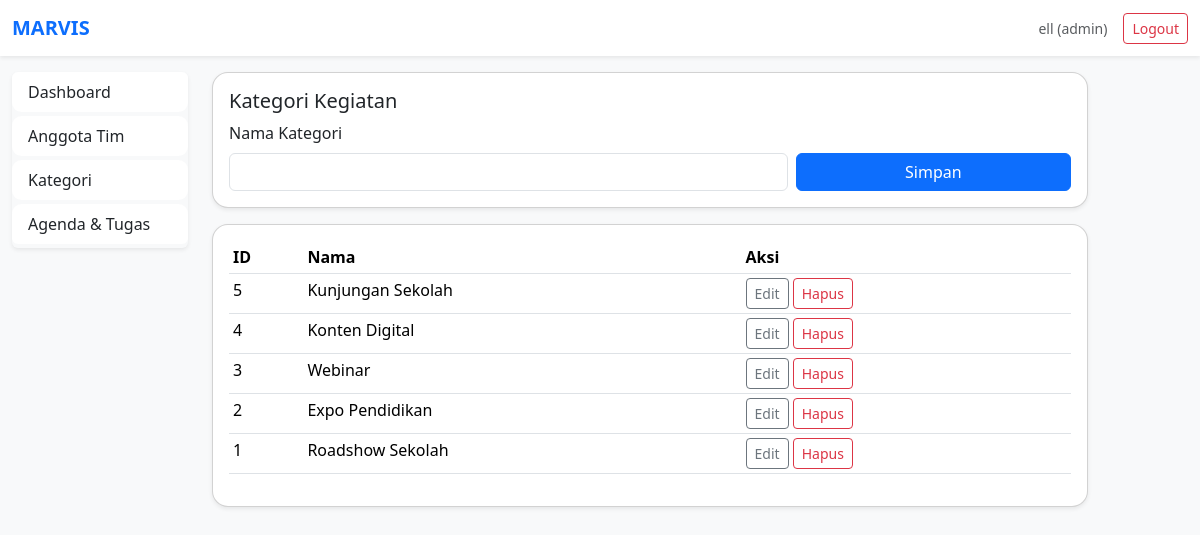
The page /public/admin/categories.php (signed in) on the database its author committed.
### tables this page shows
CREATE TABLE `users` (
  `id` int(11) NOT NULL,
  `name` varchar(100) NOT NULL,
  `email` varchar(150) NOT NULL,
  `password` varchar(255) NOT NULL,
  `role_id` int(11) NOT NULL,
  `contact` varchar(50) DEFAULT NULL,
  `unit` varchar(100) DEFAULT NULL,
  `created_at` timestamp NOT NULL DEFAULT current_timestamp()
);

CREATE TABLE `roles` (
  `id` int(11) NOT NULL,
  `name` varchar(20) DEFAULT NULL
);

CREATE TABLE `kategori_kegiatan` (
  `id` int(11) NOT NULL,
  `nama` varchar(100) NOT NULL
);

### includes/auth.php (called while the page is built, shortened)
<?php
require_once __DIR__.'/../config.php';
function current_user() {
    global $pdo;
    $st = $pdo->prepare("SELECT u.*, r.name AS role_name
                         FROM users u JOIN roles r ON r.id=u.role_id
                         WHERE u.id=?");
    $st->execute([$_SESSION['user_id']]);
    return $st->fetch(PDO::FETCH_ASSOC);
}
?>

### public/admin/categories.php (the view, shortened to what this page needs)
<?php
require_once __DIR__.'/../../includes/auth.php';
include __DIR__.'/../../includes/header.php';
include __DIR__.'/../../includes/nav_admin.php';
$data = $pdo->query("SELECT * FROM kategori_kegiatan ORDER BY id DESC")->fetchAll(PDO::FETCH_ASSOC);
?>
<div class="col-md-9">
  <div class="card shadow-sm p-3 mb-3">
    <h5>Kategori Kegiatan</h5>
    <form method="post" class="row g-2">
      <div class="col-md-8">
        <label class="form-label">Nama Kategori</label>
        <input class="form-control" name="nama" id="nama" required>
      </div>
      <div class="col-md-4 d-flex align-items-end">
        <button class="btn btn-primary w-100">Simpan</button>
      </div>
    </form>
  </div>
  <div class="card shadow-sm p-3">
    <table class="table table-sm">
      <thead><tr><th>ID</th><th>Nama</th><th>Aksi</th></tr></thead>
      <tbody>
      <?php foreach($data as $k): ?>
        <tr>
          <td><?php echo $k['id']; ?></td>
          <td><?php echo htmlspecialchars($k['nama']); ?></td>
          <td>
            <button class="btn btn-sm btn-outline-secondary" onclick='editKategori(<?php echo json_encode($k); ?>)'>Edit</button>
            <a class="btn btn-sm btn-outline-danger" href="categories.php?delete=<?php echo $k['id']; ?>" onclick="return confirm('Hapus?')">Hapus</a>
          </td>
        </tr>
      <?php endforeach; ?>
      </tbody>
    </table>
  </div>
</div>
<?php include __DIR__.'/../../includes/footer.php'; ?>

### includes/header.php (shortened to what this page needs)
<?php
require_once __DIR__.'/auth.php';
$me = current_user();
?>
<!doctype html>
<html lang="id">
<head>
  <link href="https://cdn.jsdelivr.net/npm/bootstrap@5.3.2/dist/css/bootstrap.min.css" rel="stylesheet">
  <link href="<?php echo BASE_URL; ?>/assets/css/style.css" rel="stylesheet">
</head>
<body class="bg-light">
<nav class="navbar navbar-expand-lg navbar-light bg-white shadow-sm">
  <div class="container-fluid">
    <a class="navbar-brand fw-bold text-primary" href="<?php echo BASE_URL; ?>/dashboard.php">MARVIS</a>
    <div class="collapse navbar-collapse justify-content-end" id="navmain">
      <?php if($me): ?>
        <span class="me-3 small text-muted"><?php echo htmlspecialchars($me['name']); ?> (<?php echo htmlspecialchars($me['role_name']); ?>)</span>
        <a href="<?php echo BASE_URL; ?>/logout.php" class="btn btn-outline-danger btn-sm">Logout</a>
      <?php endif; ?>
    </div>
  </div>
</nav>
<div class="container-fluid my-3">
  <div class="row">

### public/assets/css/style.css (style rules this page uses)
body { font-family: system-ui, -apple-system, BlinkMacSystemFont, 'Segoe UI', sans-serif; }
.card { border-radius: 1rem; }

### rows shown on the page
users: name "ell", role.name "admin"
kategori_kegiatan: id "5", nama "Kunjungan Sekolah"
kategori_kegiatan: id "4", nama "Konten Digital"
kategori_kegiatan: id "3", nama "Webinar"
kategori_kegiatan: id "2", nama "Expo Pendidikan"
kategori_kegiatan: id "1", nama "Roadshow Sekolah"
